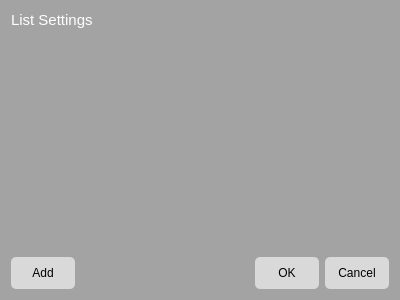
<?xml version="1.0" encoding="UTF-8"?>
<ui version="4.0">
 <class>ListSettings</class>
 <widget class="ListSettings" name="ListSettings">
  <property name="geometry">
   <rect>
    <x>0</x>
    <y>0</y>
    <width>400</width>
    <height>300</height>
   </rect>
  </property>
  <property name="windowTitle">
   <string>Dialog</string>
  </property>
  <property name="styleSheet">
   <string notr="true">QWidget {
	background-color: #a3a3a3;
}

#label {
	color: white;
}

QWidget#horizontalWidget {
	background-color: #a3a3a3;
}

QPushButton {
	border-radius: 5px;
	background-color: #d9d9d9;
	color: black;
	width: 64px;
	height: 32px;
}

QPushButton:Hover {
	background-color: #fefefe;
}

QPushButton:Pressed {
	background-color: #a3a3a3;
}

Line {
	color: #666666;
}

QLabel#clipboardLabel, QLabel#effectsLabel, QLabel#fieldsLabel, QLabel#presetsLabel {
	color: white;
}</string>
  </property>
  <layout class="QGridLayout" name="gridLayout_2">
   <item row="0" column="0" colspan="2">
    <widget class="QLabel" name="label">
     <property name="font">
      <font>
       <pointsize>11</pointsize>
      </font>
     </property>
     <property name="text">
      <string>List Settings</string>
     </property>
    </widget>
   </item>
   <item row="1" column="0" colspan="2">
    <layout class="QGridLayout" name="gridLayout">
     <property name="spacing">
      <number>0</number>
     </property>
     <item row="0" column="0">
      <layout class="QVBoxLayout" name="layout"/>
     </item>
     <item row="1" column="0">
      <spacer name="verticalSpacer">
       <property name="orientation">
        <enum>Qt::Vertical</enum>
       </property>
       <property name="sizeHint" stdset="0">
        <size>
         <width>20</width>
         <height>40</height>
        </size>
       </property>
      </spacer>
     </item>
    </layout>
   </item>
   <item row="2" column="0">
    <widget class="QPushButton" name="Add">
     <property name="minimumSize">
      <size>
       <width>64</width>
       <height>32</height>
      </size>
     </property>
     <property name="cursor">
      <cursorShape>PointingHandCursor</cursorShape>
     </property>
     <property name="text">
      <string>Add</string>
     </property>
    </widget>
   </item>
   <item row="2" column="1">
    <widget class="QDialogButtonBox" name="buttonBox">
     <property name="minimumSize">
      <size>
       <width>0</width>
       <height>0</height>
      </size>
     </property>
     <property name="cursor">
      <cursorShape>PointingHandCursor</cursorShape>
     </property>
     <property name="orientation">
      <enum>Qt::Horizontal</enum>
     </property>
     <property name="standardButtons">
      <set>QDialogButtonBox::Cancel|QDialogButtonBox::Ok</set>
     </property>
    </widget>
   </item>
  </layout>
 </widget>
 <customwidgets>
  <customwidget>
   <class>ListSettings</class>
   <extends>QWidget</extends>
   <header>listsettings.h</header>
   <container>1</container>
  </customwidget>
 </customwidgets>
 <resources/>
 <connections>
  <connection>
   <sender>buttonBox</sender>
   <signal>accepted()</signal>
   <receiver>ListSettings</receiver>
   <slot>accept()</slot>
   <hints>
    <hint type="sourcelabel">
     <x>248</x>
     <y>254</y>
    </hint>
    <hint type="destinationlabel">
     <x>157</x>
     <y>274</y>
    </hint>
   </hints>
  </connection>
  <connection>
   <sender>buttonBox</sender>
   <signal>rejected()</signal>
   <receiver>ListSettings</receiver>
   <slot>reject()</slot>
   <hints>
    <hint type="sourcelabel">
     <x>316</x>
     <y>260</y>
    </hint>
    <hint type="destinationlabel">
     <x>286</x>
     <y>274</y>
    </hint>
   </hints>
  </connection>
 </connections>
 <slots>
  <slot>accept()</slot>
  <slot>reject()</slot>
 </slots>
</ui>
